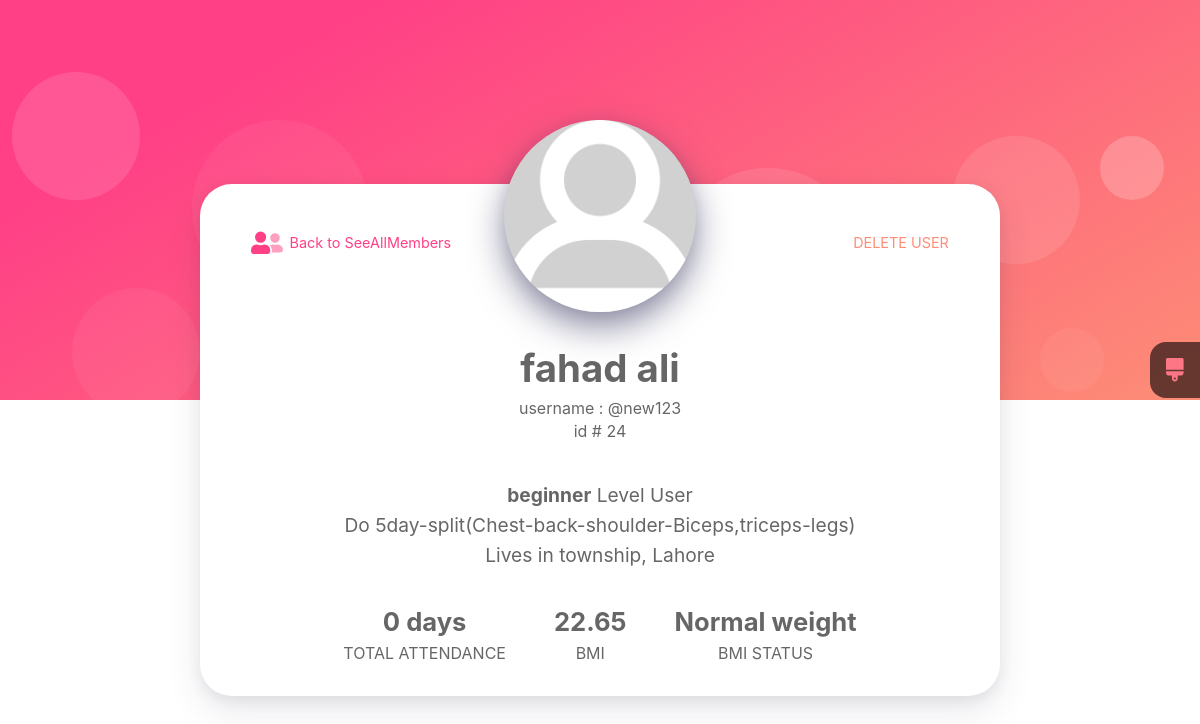
The app's page /userdetails?u_id=24 with its own data.
### Gym/models.py (models this page shows, shortened)
class Gym_user(models.Model):
    first_name = models.CharField(max_length=50)
    last_name  = models.CharField(max_length=50)
    no_of_days = models.IntegerField(default=0)
    dob = models.DateField()
    phone_number = models.IntegerField()
    image = models.ImageField(upload_to="users_profile_images/", default="users_profile_images/image.png")
    weight = models.IntegerField()
    height = models.IntegerField()
    date_of_joining = models.DateTimeField(auto_now_add=True)
    email = models.CharField(max_length=50, null=True, blank=True)
    username = models.CharField(max_length=150, unique=True)
    password = models.CharField(max_length=100)
    address = models.ForeignKey(Address, on_delete=models.CASCADE)
    gender = models.ForeignKey(Gender, on_delete=models.CASCADE)
    gym_split = models.ForeignKey(Gym_split, on_delete=models.CASCADE)
    muscle_strength = models.ForeignKey(Muscle_strength, on_delete=models.CASCADE)
    @staticmethod
    def get_user_by_id(user_id):
        return Gym_user.objects.get(id=user_id)

class Muscle_strength(models.Model):
    type = models.CharField(max_length=20)
    def __str__(self):
        return self.type

class Gym_split(models.Model):
    split_name = models.CharField(max_length=500)
    def __str__(self):
        return self.split_name

class Address(models.Model):
    area = models.CharField(max_length=30)
    def __str__(self):
        return self.area

### Gym/views.py (the view)
# urls.py: path('userdetails', userdetails),
def userdetails(request):
    _id_ = request.GET.get("u_id")
    singleuser = Gym_user.get_user_by_id(int(_id_))
    user_data = {}
    user_data["a_user"] = singleuser
    height=singleuser.height
    weight=singleuser.weight
    a=weight/((height/100)**2)
    bmi=round(a,2)
    user_data['bmi']=bmi
    if bmi < 18.5 :
        category = "Underweight"
        user_data['bmi_status'] = category
    elif bmi < 25 :
        category = "Normal weight"
        user_data['bmi_status'] = category
    elif bmi < 30 :
        category = "Overweight"
        user_data['bmi_status'] = category
    else:
        category = "Obese"
        user_data['bmi_status'] = category
    return render(request, 'userdetails.html', user_data)

### Gym/templates/userdetails.html (shortened to what this page needs)
{% load static %}
<html lang="en">
   <head>
      <link rel="stylesheet" href="{% static '/css/styles_of_profilePage.css' %}" >
   </head>
   <body>
      <main class="cd__main">
         <div class="profile-page">
  <div class="content">
    <div class="content__cover">
    <div class="content__avatar" style="background: #d1d1d1"><img src="{{a_user.image.url}}" style="height: 100%; width: 100%; border-radius: 50%;"  ></div>
    </div>
    <div class="content__actions"><a href="/all_members">
      <span>Back to SeeAllMembers</span></a><a href="/delete?u_id={{a_user.id}}">
        <span>DELETE USER</span></a></div>
    <div class="content__title">
      <h1>{{a_user.first_name}} {{a_user.last_name}}</h1><span>username : @{{a_user.username}}</span>
      <span>id # {{a_user.id}}</span>
    </div>
    <div class="content__description">
      <p><b>{{a_user.muscle_strength}}</b> Level User</p>
      <p>Do {{a_user.gym_split}}</p>
      <p>Lives in {{a_user.address}}, Lahore</p>
    </div>
    <ul class="content__list">
      <li><span>{{a_user.no_of_days}} days</span>TOTAL ATTENDANCE</li>
      <li><span>{{bmi}}</span>BMI</li>
      <li><span>{{bmi_status}}</span>BMI STATUS</li>
    </ul>
  </div>
  <div class="bg">
    <div><span></span><span></span><span></span><span></span><span></span>
    </div>
  </div>
  <div class="theme-switcher-button" id="theme-switcher-button">
  </div>
</div>
      </main>
   </body>
</html>

### records on screen
Gym_user: image (picture), first_name "fahad", last_name "ali", username "new123", id "24", muscle_strength "beginner", gym_split "5day-split(Chest-back-shoulder-Biceps,triceps-legs)", address "township", no_of_days "0"

### other values on screen
{{ bmi }} "22.65"
{{ bmi_status }} "Normal weight"
